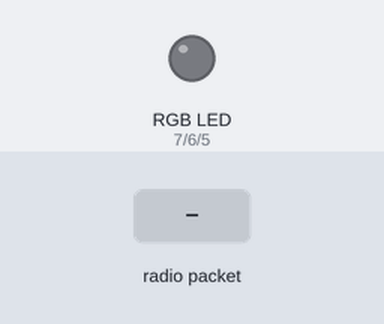
Recording of a sketch running on a simulated Arduino Uno, built with avr-gcc and run on an emulated ATmega328P. Parts: an RGB LED mixed from three pins (HIGH = lit). Inputs (shaded band) come from the test bench. Dim RGB values are drawn brighter than linear; random numbers use the default seed unless the sketch sets one; no radio packets arrive unless stated.

Above: at 1.2 s.
1.3 s: radio packet "$GPRMC" arrives
At 1.8 s:
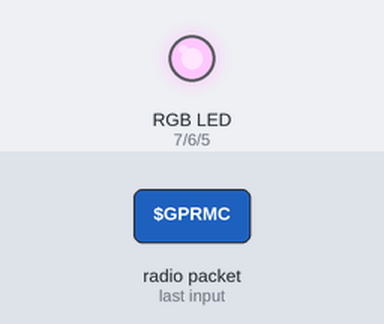
3.5 s: radio packet "$" arrives
At 3.76 s:
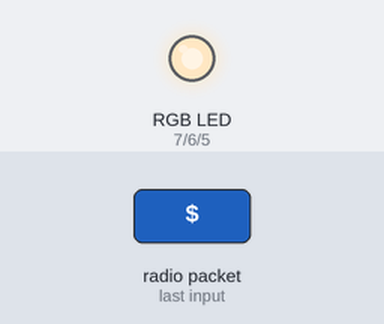
5.5 s: radio packet "1" arrives
At 5.76 s:
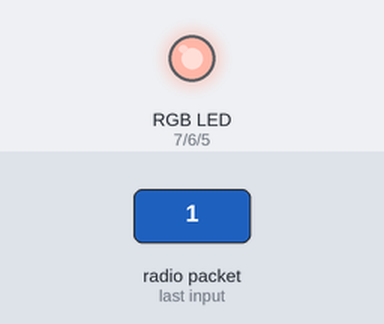
7.5 s: radio packet "0" arrives
At 7.76 s:
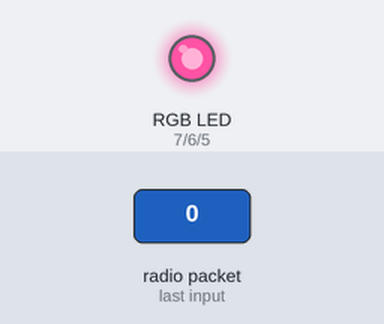
9.5 s: radio packet "2" arrives
At 9.76 s:
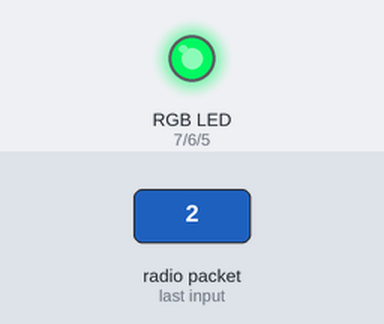
11.5 s: radio packet "$GPRMC" arrives
At 11.76 s:
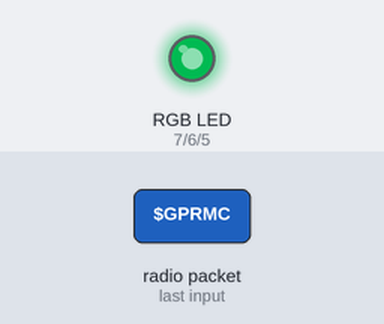
Timing chart, 0 to 14.5 s (numbered marks = the images above; inputs shaded):
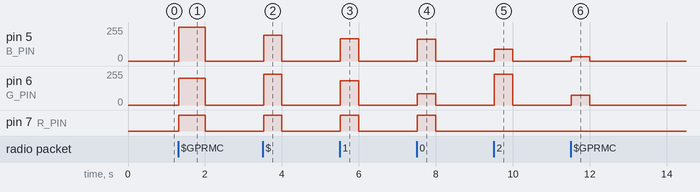

The sketch:

HF_UNO_GPS.ino
```cpp
/*
  LoRa Simple Gateway/Node Exemple

  This code uses InvertIQ function to create a simple Gateway/Node logic.

  Gateway - Sends messages with enableInvertIQ()
          - Receives messages with disableInvertIQ()

  Node    - Sends messages with disableInvertIQ()
          - Receives messages with enableInvertIQ()

  With this arrangement a Gateway never receive messages from another Gateway
  and a Node never receive message from another Node.
  Only Gateway to Node and vice versa.

  This code receives messages and sends a message every second.

  InvertIQ function basically invert the LoRa I and Q signals.

  See the Semtech datasheet, http://www.semtech.com/images/datasheet/sx1276.pdf
  for more on InvertIQ register 0x33.

  created 05 August 2018
  by Luiz H. Cassettari
*/

#include <SPI.h>              // include libraries
#include <LoRa.h>

const long frequency = 433175000;  // LoRa Frequency

const int csPin = 10;          // LoRa radio chip select
const int resetPin = 9;        // LoRa radio reset
const int irqPin = 2;          // change for your board; must be a hardware interrupt pin

const int R_PIN = 7;//13;       //select the pin for the red LED
const int G_PIN = 6;//12; // select the pin for the  green LED
const int B_PIN = 5;//11;// select the pin for the  blue LED

bool _ONOFF = 0;
unsigned long _rgbStart = 0;

byte _isSending;
char _dataGPS[128];
int _chCount;
unsigned long _gpsStart = 0;
unsigned long _msgStart = 0;
const char HF_KEY[] = "pQm9rRTK3-_AlQz52xaT{9ADeD139";//"oga9zB_N3A77lgzY3BuT{8BDDC82b";//

String StringFormat(const char* fmt, ...){
  va_list vaArgs;
  va_start(vaArgs, fmt);
  va_list vaArgsCopy;
  va_copy(vaArgsCopy, vaArgs);
  const int iLen = vsnprintf(NULL, 0, fmt, vaArgsCopy);
  va_end(vaArgsCopy);
  int iSize = iLen + 1;
  char* buff = (char*)malloc(iSize);
  vsnprintf(buff, iSize, fmt, vaArgs);
  va_end(vaArgs);
  String s = buff;
  free(buff);
  return String(s);
}

void setup() {
  _isSending = 0;
  _chCount = 0;
  memset(_dataGPS,0,sizeof(_dataGPS));

  pinMode(R_PIN, OUTPUT);
  pinMode(G_PIN, OUTPUT);
  pinMode(B_PIN, OUTPUT);

  analogWrite(R_PIN, 0);
  analogWrite(G_PIN, 0);
  analogWrite(B_PIN, 0);
  randomSeed(analogRead(0));

  Serial.begin(9600);                   // initialize serial UNO GPS

  LoRa.setPins(csPin, resetPin, irqPin);

  if (!LoRa.begin(frequency)) {
    while (true);                       // if failed, do nothing
  }

  LoRa.onReceive(onReceive);
  LoRa.onTxDone(onTxDone);
  LoRa_rxMode();
}

void LoRa_sendPacket(char* msg, int len){
  if (_isSending) return;
  _isSending = 1;
  LoRa_txMode();                        // set tx mode
  LoRa.beginPacket();                   // start packet
  LoRa.write((const uint8_t *)msg,(size_t)len);                  // add payload
  LoRa.endPacket(true);                 // finish packet and send it
}

void sendGPS(){

  char msgBuf[256];
  memset(msgBuf,0,256);
  sprintf(msgBuf,"[GPS]");

  while (Serial.available()){
    char c = Serial.read();
    if (c == '\r' || c == '\n') continue;
    if (c == '$' && _chCount > 0){
      _dataGPS[_chCount] = 0;
      if (strstr(_dataGPS,"$GPRMC") != NULL){
        strcat(msgBuf, _dataGPS);
        //memset(_dataGPS,0,sizeof(_dataGPS));
        if (runEvery(5000,_gpsStart)){
          LoRa_sendPacket(msgBuf,strlen(msgBuf));
          _msgStart = _gpsStart;
        }
        sprintf(msgBuf,"[GPS]");
      }
      memset(_dataGPS,0,sizeof(_dataGPS));

      _chCount = 0;
    }//if (c == '$' && _chCount > 0){

     _dataGPS[_chCount++] = c;
     if (_chCount > 128) _chCount = 0;
  }//while (Serial.available()){

  if (!runEvery(5000,_msgStart)) return;
  LoRa_sendPacket(msgBuf,strlen(msgBuf));

}

void LoopSend(unsigned long interval){
  static unsigned long _tStart = 0;
  if (!runEvery(interval,_tStart)) return;

  String sensor = StringFormat("{\"ph\":4.7,\"water_temp\":14.7}");
  String message = StringFormat("{\"k\":\"%s\",\"s\":%s}",HF_KEY,sensor.c_str());
  LoRa_sendMessage(message);
}

void loop() {
  LoopSend(5000);
  //sendGPS();

  if (!runEvery(2000,_rgbStart)) return;
  rgbLED(false);
}


void LoRa_rxMode(){
  LoRa.enableInvertIQ();                // active invert I and Q signals
  LoRa.receive();                       // set receive mode
}

void LoRa_txMode(){
  LoRa.idle();                          // set standby mode
  LoRa.disableInvertIQ();               // normal mode
}

void LoRa_sendMessage(String message) {
  if (_isSending) return;
  _isSending = 1;
  LoRa_txMode();                        // set tx mode
  LoRa.beginPacket();                   // start packet
  LoRa.print(message);                  // add payload
  LoRa.endPacket(true);                 // finish packet and send it
}

void onReceive(int packetSize) {
  String message = "";

  while (LoRa.available()) {
    message += (char)LoRa.read();
  }
  rgbLED(true);
}

void onTxDone() {
  LoRa_rxMode();
  _isSending = 0;
}

boolean runEvery(unsigned long interval, unsigned long &previousMillis)
{
  unsigned long currentMillis = millis();
  if (currentMillis - previousMillis >= interval)
  {
    previousMillis = currentMillis;
    return true;
  }
  return false;
}
void rgbLED(bool on){
  if (on){
    if (_ONOFF) return;
    int r = random(255);
    int g = random(255);
    int b = random(255);
    analogWrite(R_PIN, r);
    analogWrite(G_PIN, g);
    analogWrite(B_PIN, b);
    _ONOFF = true;
    return;
  }
  if (!_ONOFF) return;
  analogWrite(R_PIN, 0);
  analogWrite(G_PIN, 0);
  analogWrite(B_PIN, 0);
  _ONOFF = false;
}
```

Measured:
- after the input at 1.3 s, pin 5 (B_PIN): 0/255 → 254/255 at once, → 0/255 0.68 s later; pin 6 (G_PIN): 0/255 → 199/255 at once, → 0/255 0.68 s later; pin 7 (R_PIN): LOW → HIGH at once, → LOW 0.68 s later
- after the input at 3.5 s, pin 5 (B_PIN): 0/255 → 195/255 at once, → 0/255 0.48 s later; pin 6 (G_PIN): 0/255 → 231/255 at once, → 0/255 0.48 s later; pin 7 (R_PIN): LOW → HIGH at once, → LOW 0.48 s later
- after the input at 5.5 s, pin 5 (B_PIN): 0/255 → 167/255 at once, → 0/255 0.48 s later; pin 6 (G_PIN): 0/255 → 182/255 at once, → 0/255 0.48 s later; pin 7 (R_PIN): LOW → HIGH at once, → LOW 0.48 s later
- after the input at 7.5 s, pin 5 (B_PIN): 0/255 → 165/255 at once, → 0/255 0.48 s later; pin 6 (G_PIN): 0/255 → 83/255 at once, → 0/255 0.48 s later; pin 7 (R_PIN): LOW → HIGH at once, → LOW 0.48 s later
- after the input at 9.5 s, pin 5 (B_PIN): 0/255 → 90/255 at once, → 0/255 0.48 s later; pin 6 (G_PIN): 0/255 → 230/255 at once, → 0/255 0.48 s later
- after the input at 11.5 s, pin 5 (B_PIN): 0/255 → 32/255 at once, → 0/255 0.48 s later; pin 6 (G_PIN): 0/255 → 73/255 at once, → 0/255 0.48 s later
